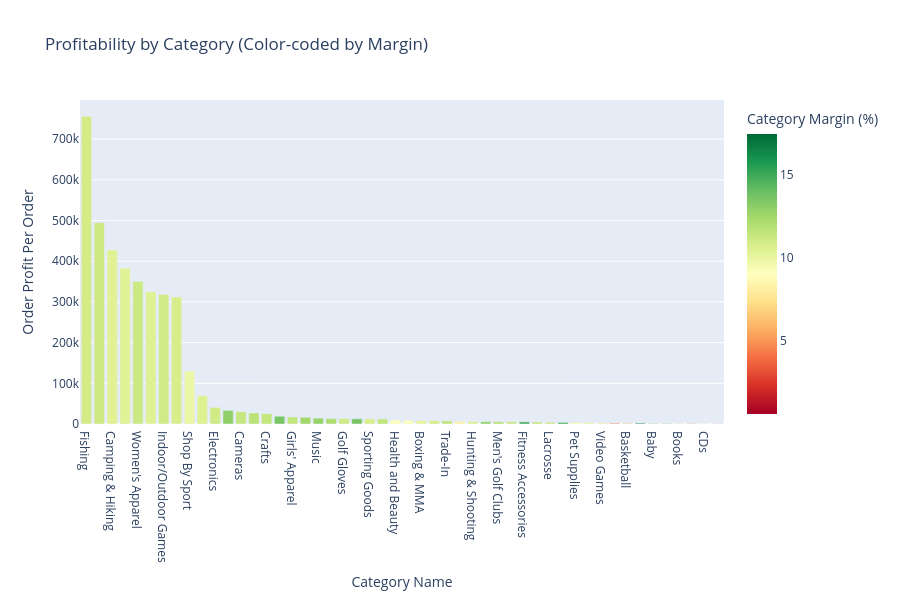
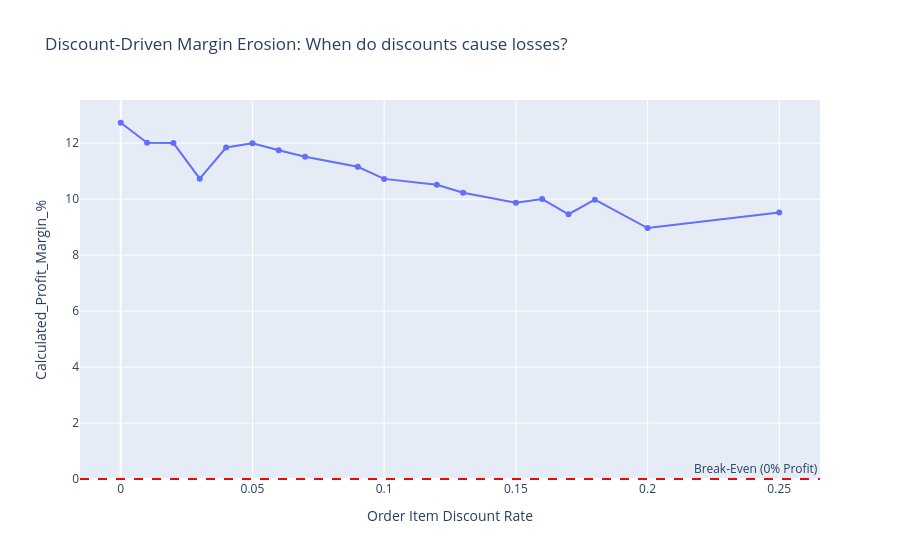

Source (notebook cell) for these figures, in order:
### Code cell
import plotly.express as px

print("--- 1. High-Level KPIs ---")
total_revenue = df['Sales'].sum()
total_profit = df['Order Profit Per Order'].sum()
overall_margin = (total_profit / total_revenue) * 100

print(f"Total Revenue: ${total_revenue:,.2f}")
print(f"Total Profit: ${total_profit:,.2f}")
print(f"Overall Profit Margin: {overall_margin:.2f}%\n")

# ---------------------------------------------------------
# 2. Product & Category Profitability Analysis
# ---------------------------------------------------------
# Group data by category to see which ones make or lose money
category_perf = df.groupby('Category Name').agg({
    'Sales': 'sum',
    'Order Profit Per Order': 'sum'
}).reset_index()

# Calculate margin per category
category_perf['Category Margin (%)'] = (category_perf['Order Profit Per Order'] / category_perf['Sales']) * 100

# Sort by profit so the chart looks organized
category_perf = category_perf.sort_values(by='Order Profit Per Order', ascending=False)

# Create an interactive bar chart
fig_cat = px.bar(
    category_perf, 
    x='Category Name', 
    y='Order Profit Per Order', 
    color='Category Margin (%)',
    title="Profitability by Category (Color-coded by Margin)",
    color_continuous_scale='RdYlGn', # Red (bad) to Green (good)
    height=600
)
fig_cat.show()

# ---------------------------------------------------------
# 3. Discount Impact Diagnostics (Margin Erosion)
# ---------------------------------------------------------
# Group by exact discount rates to see the average profit margin at each level
discount_impact = df.groupby('Order Item Discount Rate').agg({
    'Calculated_Profit_Margin_%': 'mean'
}).reset_index()

# Create a line chart to find the "Danger Zone"
fig_disc = px.line(
    discount_impact, 
    x='Order Item Discount Rate', 
    y='Calculated_Profit_Margin_%',
    title="Discount-Driven Margin Erosion: When do discounts cause losses?",
    markers=True
)
# Add a red dashed line at the 0% profit mark (Break-Even Point)
fig_disc.add_hline(y=0, line_dash="dash", line_color="red", annotation_text="Break-Even (0% Profit)")
fig_disc.show()

### Figure 1 — Plotly figure (JSON) as saved in the notebook; plotly's stock layout.template omitted (floating-point values rounded to 4 significant figures)
{"data": [{"hovertemplate": "Category Name=%{x}<br>Order Profit Per Order=%{y}<br>Category Margin (%)=%{marker.color}<extra></extra>", "legendgroup": "", "marker": {"color": [10.91, 11.16, 10.38, 10.37, 11.13, 10.44, 11.02, 10.79, 9.913, 10.51, 11.02, 12.97, 11.32, 11.67, 11.43, 13.62, 11.4, 12.45, 12.76, 12.13, 11.12, 13.57, 10.7, 11.49, 8.949, 9.156, 10.14, 10.82, 11.52, 8.383, 10.52, 12.89, 11.73, 11.16, 14.77, 11.29, 11.06, 14.74, 8.644, 9.998, 8.158, 4.574, 6.811, 17.46, 12.47, 14.75, 7.015, 3.468, 12.55, 0.6053], "coloraxis": "coloraxis", "pattern": {"shape": ""}}, "name": "", "orientation": "v", "showlegend": false, "textposition": "auto", "type": "bar", "x": ["Fishing", "Cleats", "Camping & Hiking", "Cardio Equipment", "Women's Apparel", "Water Sports", "Indoor/Outdoor Games", "Men's Footwear", "Shop By Sport", "Computers", "Electronics", "Garden", "Cameras ", "Children's Clothing", "Crafts", "Women's Clothing", "Girls' Apparel", "Accessories", "Music", "Consumer Electronics", "Golf Gloves", "Baseball & Softball", "Sporting Goods", "Golf Shoes", "Health and Beauty", "Kids' Golf Clubs", "Boxing & MMA", "Golf Balls", "Trade-In", "DVDs", "Hunting & Shooting", "Tennis & Racquet", "Men's Golf Clubs", "Hockey", "Fitness Accessories", "Women's Golf Clubs", "Lacrosse", "Soccer", "Pet Supplies", "Golf Apparel", "Video Games", "Men's Clothing", "Basketball", "Golf Bags & Carts", "Baby ", "Toys", "Books ", "As Seen on  TV!", "CDs ", "Strength Training"], "xaxis": "x", "y": [756200.0, 494600.0, 427500.0, 383000.0, 350400.0, 325100.0, 318500.0, 311900.0, 129800.0, 69660.0, 40890.0, 33440.0, 30290.0, 27180.0, 25530.0, 19100.0, 17290.0, 16640.0, 14440.0, 13220.0, 12980.0, 12760.0, 12520.0, 12410.0, 9494.0, 9046.0, 8641.0, 8343.0, 7915.0, 6655.0, 5980.0, 5748.0, 5518.0, 5397.0, 5258.0, 5029.0, 4364.0, 3902.0, 3589.0, 3496.0, 2718.0, 2006.0, 1846.0, 1810.0, 1525.0, 900.7, 883.0, 714.4, 383.9, 332.3], "yaxis": "y"}], "layout": {"barmode": "relative", "coloraxis": {"colorbar": {"title": {"text": "Category Margin (%)"}}, "colorscale": [[0, "rgb(165,0,38)"], [0.1, "rgb(215,48,39)"], [0.2, "rgb(244,109,67)"], [0.3, "rgb(253,174,97)"], [0.4, "rgb(254,224,139)"], [0.5, "rgb(255,255,191)"], [0.6, "rgb(217,239,139)"], [0.7, "rgb(166,217,106)"], [0.8, "rgb(102,189,99)"], [0.9, "rgb(26,152,80)"], [1, "rgb(0,104,55)"]]}, "height": 600, "legend": {"tracegroupgap": 0}, "title": {"text": "Profitability by Category (Color-coded by Margin)"}, "xaxis": {"anchor": "y", "domain": [0, 1], "title": {"text": "Category Name"}}, "yaxis": {"anchor": "x", "domain": [0, 1], "title": {"text": "Order Profit Per Order"}}}}

### Figure 2 — Plotly figure (JSON) as saved in the notebook; plotly's stock layout.template omitted (floating-point values rounded to 4 significant figures)
{"data": [{"hovertemplate": "Order Item Discount Rate=%{x}<br>Calculated_Profit_Margin_%=%{y}<extra></extra>", "legendgroup": "", "line": {"color": "#636efa", "dash": "solid"}, "marker": {"symbol": "circle"}, "mode": "lines+markers", "name": "", "orientation": "v", "showlegend": false, "type": "scatter", "x": [0.0, 0.01, 0.02, 0.03, 0.04, 0.05, 0.06, 0.07, 0.09, 0.1, 0.12, 0.13, 0.15, 0.16, 0.17, 0.18, 0.2, 0.25], "xaxis": "x", "y": [12.73, 12.01, 12.0, 10.73, 11.84, 12.0, 11.74, 11.52, 11.16, 10.72, 10.51, 10.23, 9.868, 10.0, 9.459, 9.98, 8.967, 9.522], "yaxis": "y"}], "layout": {"annotations": [{"showarrow": false, "text": "Break-Even (0% Profit)", "x": 1, "xanchor": "right", "xref": "x domain", "y": 0, "yanchor": "bottom", "yref": "y"}], "legend": {"tracegroupgap": 0}, "shapes": [{"line": {"color": "red", "dash": "dash"}, "type": "line", "x0": 0, "x1": 1, "xref": "x domain", "y0": 0, "y1": 0, "yref": "y"}], "title": {"text": "Discount-Driven Margin Erosion: When do discounts cause losses?"}, "xaxis": {"anchor": "y", "domain": [0, 1], "title": {"text": "Order Item Discount Rate"}}, "yaxis": {"anchor": "x", "domain": [0, 1], "title": {"text": "Calculated_Profit_Margin_%"}}}}
